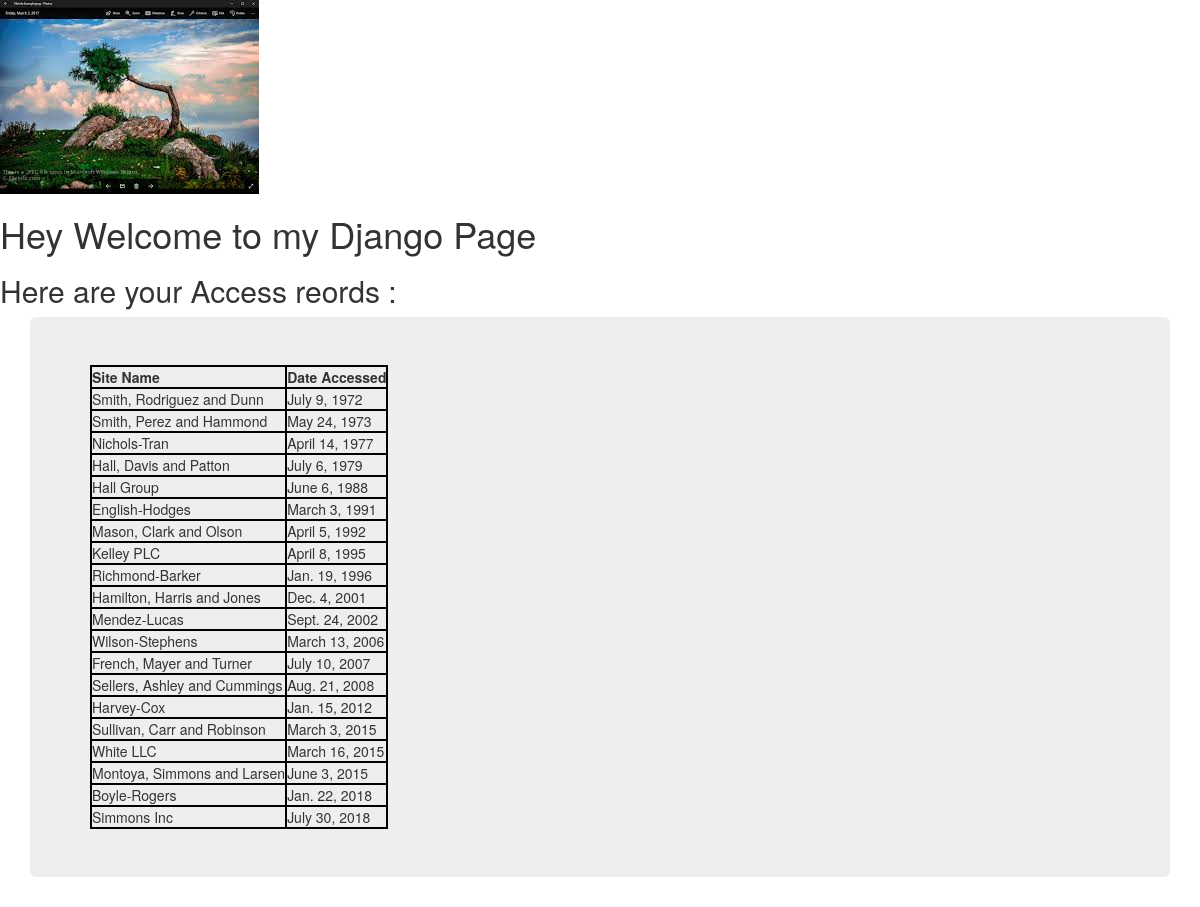
The page /new/ on the database its author committed.
### first/models.py (models this page shows, shortened)
class AccessRecord(models.Model):
    name = models.ForeignKey("Webpage", on_delete=models.PROTECT)
    date = models.DateField()

class Webpage(models.Model):
    topic = models.ForeignKey("Topic", on_delete=models.PROTECT)
    name = models.CharField(max_length=264,unique=True)
    url = models.URLField(unique=True)
    def __str__(self):
        return self.name

### first/views.py (the view)
# urls.py: url('',views.index,name='index'),
def index(request):
    webpages_list = AccessRecord.objects.order_by('date')
    date_dict = {'access_records':webpages_list}
    return render(request,'first/index.html',context=date_dict)

### templates/first/index.html (shortened to what this page needs)
<!DOCTYPE html>
{% load static %}
<html lang="en" dir="ltr">
  <head>
    <link rel="stylesheet" href="{% static "css/mystyle.css" %}" />
    <link rel="stylesheet" href="https://maxcdn.bootstrapcdn.com/bootstrap/3.3.7/css/bootstrap.min.css">
  </head>
  <body>
    <img src="{% static "images/utkarsh.jpeg" %}" alt="Alt Image">
    <h1>Hey Welcome to my Django Page</h1>
    <h2>Here are your Access reords : </h2>
    <div class="container">
      <div class="jumbotron">
        <div class="djangotwo">
          {%  if access_records   %}
          <table>
            <thead>
              <th>Site Name</th>
              <th>Date Accessed</th>
            </thead>
            {%  for acc in access_records  %}
            <tr>
              <td>{{ acc.name }}</td>
              <td>{{ acc.date  }}</td>
            </tr>
            {% endfor  %}
          </table>
          {% else  %}
          <p>NO ACCESS RECORD FOUND</p>
          {% endif %}
        </div>
      </div>
    </div>
  </body>
</html>

### static/css/mystyle.css (style rules this page uses)
h1 { color: red; }
table,th,td { border: 2px solid black }

### rows shown on the page
AccessRecord: name "Smith, Rodriguez and Dunn", date "July 9, 1972"
AccessRecord: name "Smith, Perez and Hammond", date "May 24, 1973"
AccessRecord: name "Nichols-Tran", date "April 14, 1977"
AccessRecord: name "Hall, Davis and Patton", date "July 6, 1979"
AccessRecord: name "Hall Group", date "June 6, 1988"
AccessRecord: name "English-Hodges", date "March 3, 1991"
AccessRecord: name "Mason, Clark and Olson", date "April 5, 1992"
AccessRecord: name "Kelley PLC", date "April 8, 1995"
AccessRecord: name "Richmond-Barker", date "Jan. 19, 1996"
AccessRecord: name "Hamilton, Harris and Jones", date "Dec. 4, 2001"
AccessRecord: name "Mendez-Lucas", date "Sept. 24, 2002"
AccessRecord: name "Wilson-Stephens", date "March 13, 2006"
AccessRecord: name "French, Mayer and Turner", date "July 10, 2007"
AccessRecord: name "Sellers, Ashley and Cummings", date "Aug. 21, 2008"
AccessRecord: name "Harvey-Cox", date "Jan. 15, 2012"
AccessRecord: name "Sullivan, Carr and Robinson", date "March 3, 2015"
AccessRecord: name "White LLC", date "March 16, 2015"
AccessRecord: name "Montoya, Simmons and Larsen", date "June 3, 2015"
AccessRecord: name "Boyle-Rogers", date "Jan. 22, 2018"
AccessRecord: name "Simmons Inc", date "July 30, 2018"
